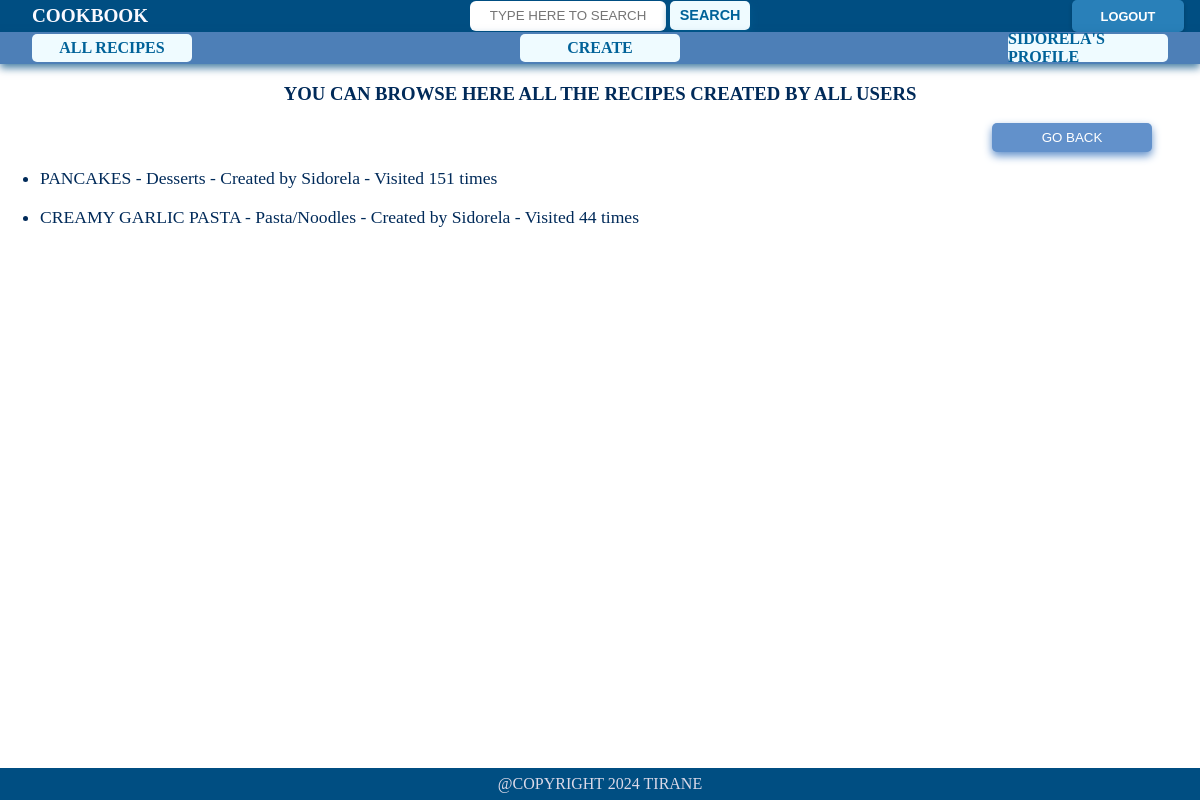
/all_recipe_list/ (signed in), run on the app's committed database.
### account/models.py (models this page shows)
class User (AbstractBaseUser, PermissionsMixin):
    id=models.AutoField(primary_key=True, auto_created=True, editable=False)
    email=models.EmailField(unique=True)
    name=models.CharField(max_length=150, blank=True, null=True)
    is_active=models.BooleanField(default=True)
    is_superuser=models.BooleanField(default=False)
    is_staff=models.BooleanField(default=False)
    date_joined=models.DateTimeField(auto_now_add=True)
    last_login=models.DateTimeField(blank=True, null=True)
    objects=CustomUserManager()
    USERNAME_FIELD = 'email'
    EMAIL_FIELD='email'
    REQUIRED_FIELDS=['name']
    groups = models.ManyToManyField(Group, related_name='custom_user_set')
    user_permissions = models.ManyToManyField(Permission, related_name='custom_user_set')

### recipes/models.py (models this page shows, shortened)
class Recipe (models.Model):
    CATEGORIES = (
        ('appetizer','Appetizer'),
        ('soup', 'Soup'),
        ('salad', 'Salad'),
        ('main', 'Main dishes'),
        ('pasta', 'Pasta/Noodles'),
        ('rice', 'Rice/Grains'),
        ('vegetarian', 'Vegetarian'),
        ('vegan', 'Vegan'),
        ('seafood', 'Seafood'),
        ('meat', 'Meat'),
        ('pizza', 'Pizza'),
        ('sandwich', 'Sandwich/Wraps'),
        ('side', 'Side dishes'),
        ('breakfast/brunch', 'Breakfast/Bruch'),
        ('dessert', 'Desserts'),
        ('grill', 'Grilling/Barbecue'),
        ('healthy', 'Healthy/Low calories'),
        ('international', 'International Cuisine')
    )
    DIFFICULTY_LEVEL = (
        ('easy', 'Easy'),
        ('medium', 'Medium'),
        ('hard', 'Hard')
    )
    id = models.AutoField(primary_key=True, auto_created=True, editable=False)
    title = models.CharField(max_length=255)
    ingredients = models.TextField(blank=True, null=True)
    instructions = models.TextField(blank=True, null=True)
    category = models.CharField(
        max_length = 255,
        choices = CATEGORIES,
        default = None,
        blank = True,
        null = True
    )
    difficulty = models.CharField(
            max_length = 255,
            choices = DIFFICULTY_LEVEL,
            default = None,
            blank = True,
            null = True
        )
    cooking_time = models.PositiveIntegerField ()
    created_by = models.ForeignKey(User, related_name='recipes', on_delete=models.CASCADE)
    created_at = models.DateTimeField(default=now, editable=False)
    updated_at = models.DateTimeField(auto_now=True, blank=True)
    search_vector = SearchVectorField(null=True, editable = False)
    visit_count = models.PositiveIntegerField(default=0)

### recipes/views.py (the view)
# urls.py: path('all_recipe_list/', views.all_recipe_list, name='all_recipe_list'),
def all_recipe_list(request):
    recipes = Recipe.objects.all()
    return render(request, 'recipes/all_recipe_list.html', {'recipes': recipes})

### recipes/templates/recipes/all_recipe_list.html
{% extends 'core/base.html' %}
{% block content %}
    <h3>YOU CAN BROWSE HERE ALL THE RECIPES CREATED BY ALL USERS</h3>
    <div class="go_back"><button class="back" id="back">Go back</button></div>
    <ul>
        {% for recipe in recipes %}
            <li><a href="{% url 'recipe_detail' recipe.id %}">{{ recipe.title|upper }} - {{ recipe.get_category_display}} - Created by {{ recipe.created_by.name|title }} - Visited {{ recipe.visit_count }} times</a></li><br>
        {% endfor %}
    </ul>
{% endblock %}

### core/templates/core/base.html (shortened to what this page needs)
{% load static %}
<!DOCTYPE html>
<html lang="en">
  <head>
    <link rel="stylesheet" href="{% static 'style.css' %}" />
  </head>
  <body>
    <nav>
      <div class="logo">
        <a href="{% url 'index' %}"><strong>COOKBOOK</strong></a>
      </div>
      {% if user.is_authenticated %}
      <form action="{% url 'search_results' %}" method="GET" class="search-form">
        <input type="text" name="q" id="search" placeholder="TYPE HERE TO SEARCH">
        <button type="submit" class="search-button">SEARCH</button>
      </form>
      <form action="{% url 'logout' %}" method="post">
        <button type="submit" class="logout">Logout</button>
      </form>
      {% endif %}
    </nav>
    <div class="main">
      {% if user.is_authenticated %}
      <div class="menu">
        <div class='all'><a href="{% url 'all_recipe_list' %}">ALL RECIPES</a></div>
        <div class='create-b'><a href="{% url 'create_recipe' %}">CREATE</a></div>
        <div class='profile'><a href="{% url 'user_recipe_list' %}">{{user.name|upper}}'S PROFILE</a></div>
      </div>
      {% endif %} {% block content %} {% endblock %}
    </div>
    <footer>@COPYRIGHT 2024 TIRANE</footer>
  </body>
</html>

### static/style.css (style rules this page uses)
html, body { padding: 0; margin: 0; max-width: 100vw; }
body { background-color:#FFFFFF; display: grid; grid-template-rows: auto 1fr auto; min-height: 100vh; color: #002a59; }
nav, footer { width: 100%; background-color: #004e82; display: flex; align-items: center; height: 2rem; font-family: "Times New Roman", Times, serif; }
nav { justify-content: space-between; box-shadow: 0px 4px 8px #004e82b7; backdrop-filter: blur(10px); -webkit-backdrop-filter: blur(10px); border: none; transition: transform 0.3s ease-in-out; }
footer { justify-content: center; color: #DBD9E8; }
.logo { padding-left: 2rem; color: #faf9ff; font-size: 1.2rem; }
.login, .register, .logout { height: 2rem; border: none; color: white; font-size: 0.8rem; width: 7rem; font-weight: 700; text-transform: uppercase; border-radius: 5px; }
.login, .login_button, .logout { background-color: #2980B9 ; box-shadow: 0px 2px 4px rgba(0, 0, 0, 0.2); }
.logout { margin-right: 1rem; }
.main { grid-row: 2; }
a { color: inherit; text-decoration: none; }
.menu { display: flex; align-items: center; justify-content: space-between; background-color: #4d7fb7; height: 2rem; padding-left: 2rem; padding-right: 2rem; box-shadow: 0px 4px 8px #004e82b7; backdrop-filter: blur(10px); -webkit-backdrop-filter: blur(10px); border: none; transition: transform 0.3s ease-in-out; }
h3 { text-align: center; }
input { border: none; border-radius: 6px; }
li { font-size: 1.1rem; }
form, h1 { display: flex; flex-direction: column; align-items: center; justify-content: center; }
.search-form input { text-align: center; width: 12rem; height: 1.8rem; }
#back, #comment { width: 10rem; background-color: #6291cb; box-shadow: 0 4px 8px #6291cb; color: white; text-transform: uppercase; border: none; border-radius: 5px; height: 1.8rem; }
.go_back { display: flex; justify-content: end; margin-right: 3rem; }
.search-form { display: inline-block; }
.search-button { display: inline-block; width: 5rem; background-color: #effbff; box-shadow: 0 4px 8px #02598c; color: #006299; border: none; border-radius: 5px; height: 1.8rem; font-weight: 700; font-size: 0.9rem; }
.all, .create-b, .profile { display: flex; align-items: center; justify-content: center; width: 10rem; background-color: #effbff; color: #006299; border: none; border-radius: 5px; height: 1.8rem; font-weight: 700; font-size: 1rem; }

### data on the page
User: name "SIDORELA"
Recipe: title "PANCAKES", category "Desserts", created_by.name "Sidorela", visit_count "151"
Recipe: title "CREAMY GARLIC PASTA", category "Pasta/Noodles", created_by.name "Sidorela", visit_count "44"
